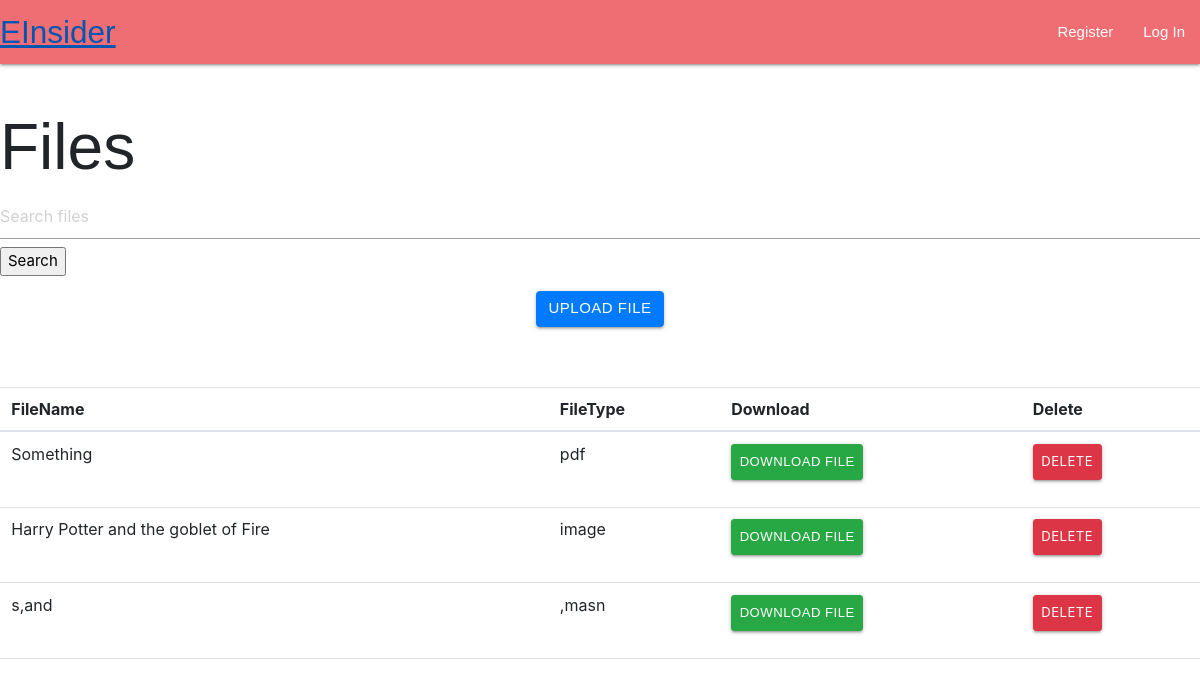
The page /files/ on the database as committed earlier.
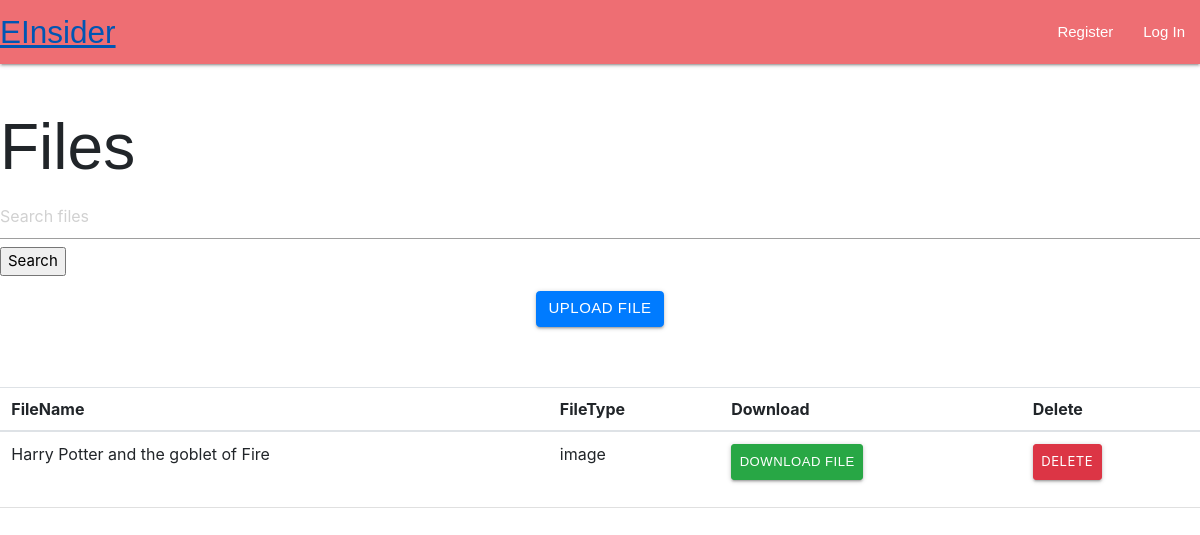
The same page on the database as committed later.
### UploadFiles/models.py (models this page shows, shortened)
class File(models.Model):
	user = models.ForeignKey(User,on_delete=models.CASCADE)
	title = models.CharField(max_length = 100)
	file_type= models.CharField(max_length=100)
	file = models.FileField(upload_to='files/')

### UploadFiles/views.py (the view)
# urls.py: path('files/',views.file_list,name = 'file_list'),
def file_list(request):
	query = request.GET.get("q",None)
	files = File.objects.all()
	if query is not None:
		files=files.filter(
			Q(title__icontains=query) |
			Q(file_type__icontains=query)
			)
	return render(request, 'uploadfile/file_list.html',{
			'files': files
		})

### UploadFiles/templates/uploadfile/file_list.html (shortened to what this page needs)
{% extends 'base.html' %}
{% block content %}
<h2>Files</h2>
<form method="Get" action="">
<input type="text" name = "q" placeholder="Search files"/>
<input type="Submit" value="Search" />
</form>
	<p>
		<center><a href="{% url 'upload_file' %}" class="btn btn-primary">Upload File</a></center>
	</p>
<table class="table">
	<thead>
		<tr>
			<th>FileName</th>
			<th> FileType</th>
			<th>Download</th>
			<th>Delete</th>
		</tr>
	</thead>
	<tbody>
		{% for file in files %}
			<tr>
				<td>{{file.title}}</td>
				<td>{{file.file_type}}</td>
				<td>
					<a href="{{file.file.url}}" download><button type = "submit" class="btn btn-success btn-sm"> Download File</a>
				</td>
				<td>
					<form method="POST" action="{% url 'delete_file' file.pk %}">
						<button type="Submit" class="btn btn-danger btn-sm">Delete</button>
					</form>
				</td>
			</tr>
		{% endfor %}
	</tbody>
</table>
{% endblock %}

Rows that differ between the two databases and show on the page:
removed File: title "Something", file_type "pdf"
removed File: title "s,and", file_type ",masn"
